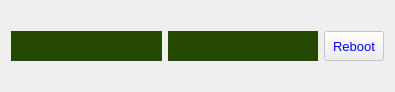
<?xml version="1.0" encoding="UTF-8"?>
<ui version="4.0">
 <class>Form</class>
 <widget class="QWidget" name="Form">
  <property name="geometry">
   <rect>
    <x>0</x>
    <y>0</y>
    <width>395</width>
    <height>92</height>
   </rect>
  </property>
  <property name="windowTitle">
   <string>Form</string>
  </property>
  <layout class="QGridLayout" name="gridLayout">
   <item row="0" column="1">
    <layout class="QVBoxLayout" name="verticalLayout_2">
     <item>
      <widget class="PyDMLabel" name="PyDMLabel_2">
       <property name="toolTip">
        <string/>
       </property>
       <property name="styleSheet">
        <string notr="true">background-color: rgb(36, 72, 0);
color: rgb(255, 255, 255);</string>
       </property>
       <property name="alignment">
        <set>Qt::AlignCenter</set>
       </property>
       <property name="channel" stdset="0">
        <string>ca://${PWR}:GetStatus</string>
       </property>
      </widget>
     </item>
    </layout>
   </item>
   <item row="0" column="2">
    <layout class="QVBoxLayout" name="verticalLayout">
     <item>
      <widget class="PyDMPushButton" name="PyDMPushButton_13">
       <property name="enabled">
        <bool>false</bool>
       </property>
       <property name="sizePolicy">
        <sizepolicy hsizetype="Preferred" vsizetype="Preferred">
         <horstretch>0</horstretch>
         <verstretch>0</verstretch>
        </sizepolicy>
       </property>
       <property name="minimumSize">
        <size>
         <width>54</width>
         <height>30</height>
        </size>
       </property>
       <property name="maximumSize">
        <size>
         <width>60</width>
         <height>30</height>
        </size>
       </property>
       <property name="font">
        <font>
         <pointsize>10</pointsize>
        </font>
       </property>
       <property name="toolTip">
        <string/>
       </property>
       <property name="whatsThis">
        <string/>
       </property>
       <property name="styleSheet">
        <string notr="true">color: rgb(0, 0, 255);
</string>
       </property>
       <property name="text">
        <string>Reboot</string>
       </property>
       <property name="iconSize">
        <size>
         <width>18</width>
         <height>18</height>
        </size>
       </property>
       <property name="flat">
        <bool>false</bool>
       </property>
       <property name="channel" stdset="0">
        <string>ca://${PWR}:SetControlAction</string>
       </property>
       <property name="showConfirmDialog" stdset="0">
        <bool>true</bool>
       </property>
       <property name="confirmMessage" stdset="0">
        <string/>
       </property>
       <property name="pressValue" stdset="0">
        <string>3</string>
       </property>
       <property name="relativeChange" stdset="0">
        <bool>false</bool>
       </property>
      </widget>
     </item>
    </layout>
   </item>
   <item row="0" column="0">
    <layout class="QVBoxLayout" name="verticalLayout_3">
     <item>
      <widget class="PyDMLabel" name="PyDMLabel">
       <property name="toolTip">
        <string/>
       </property>
       <property name="styleSheet">
        <string notr="true">background-color: rgb(36, 72, 0);
color: rgb(255, 255, 255);</string>
       </property>
       <property name="alignment">
        <set>Qt::AlignCenter</set>
       </property>
       <property name="channel" stdset="0">
        <string>ca://${PWR}:GetID</string>
       </property>
      </widget>
     </item>
    </layout>
   </item>
  </layout>
 </widget>
 <customwidgets>
  <customwidget>
   <class>PyDMLabel</class>
   <extends>QLabel</extends>
   <header>pydm.widgets.label</header>
  </customwidget>
  <customwidget>
   <class>PyDMPushButton</class>
   <extends>QPushButton</extends>
   <header>pydm.widgets.pushbutton</header>
  </customwidget>
 </customwidgets>
 <resources/>
 <connections/>
</ui>
